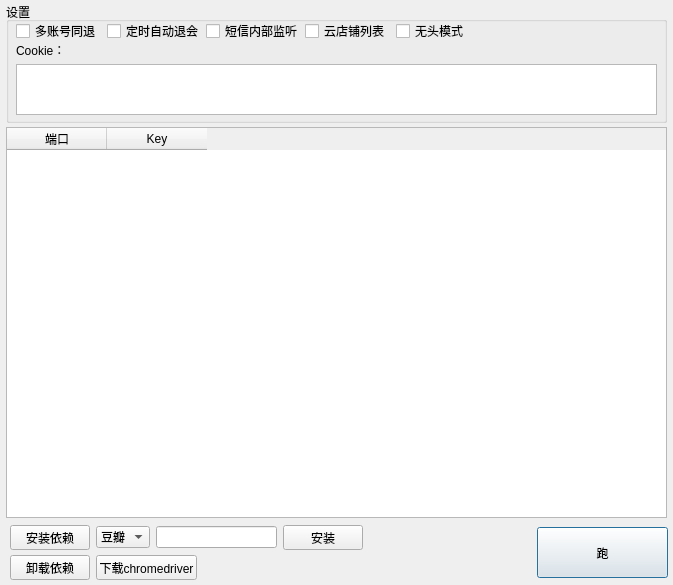
<?xml version="1.0" encoding="UTF-8"?>
<ui version="4.0">
 <author>XSC</author>
 <class>JDMCA</class>
 <widget class="QDialog" name="JDMCA">
  <property name="geometry">
   <rect>
    <x>0</x>
    <y>0</y>
    <width>673</width>
    <height>585</height>
   </rect>
  </property>
  <property name="windowTitle">
   <string>退会无脑工具</string>
  </property>
  <widget class="QPushButton" name="Btn_Run">
   <property name="geometry">
    <rect>
     <x>537</x>
     <y>527</y>
     <width>131</width>
     <height>51</height>
    </rect>
   </property>
   <property name="text">
    <string>跑</string>
   </property>
  </widget>
  <widget class="QGroupBox" name="groupBox">
   <property name="geometry">
    <rect>
     <x>6</x>
     <y>2</y>
     <width>661</width>
     <height>121</height>
    </rect>
   </property>
   <property name="title">
    <string>设置</string>
   </property>
   <widget class="QLabel" name="Cookie">
    <property name="geometry">
     <rect>
      <x>10</x>
      <y>42</y>
      <width>54</width>
      <height>12</height>
     </rect>
    </property>
    <property name="text">
     <string>Cookie：</string>
    </property>
   </widget>
   <widget class="QPlainTextEdit" name="Txt_Cookie">
    <property name="geometry">
     <rect>
      <x>10</x>
      <y>62</y>
      <width>641</width>
      <height>51</height>
     </rect>
    </property>
   </widget>
   <widget class="QWidget" name="layoutWidget">
    <property name="geometry">
     <rect>
      <x>10</x>
      <y>20</y>
      <width>453</width>
      <height>18</height>
     </rect>
    </property>
    <layout class="QHBoxLayout" name="horizontalLayout">
     <item>
      <widget class="QCheckBox" name="Chk_Muilt">
       <property name="text">
        <string>多账号同退</string>
       </property>
      </widget>
     </item>
     <item>
      <widget class="QCheckBox" name="Chk_Auto">
       <property name="whatsThis">
        <string>&lt;html&gt;&lt;head/&gt;&lt;body&gt;&lt;p&gt;开启自动退会，定时时间自己改config.yaml&lt;/p&gt;&lt;/body&gt;&lt;/html&gt;</string>
       </property>
       <property name="text">
        <string>定时自动退会</string>
       </property>
      </widget>
     </item>
     <item>
      <widget class="QCheckBox" name="Chk_LocalMsg">
       <property name="whatsThis">
        <string>&lt;html&gt;&lt;head/&gt;&lt;body&gt;&lt;p&gt;使用内建的短信接收器，不要再运行jd_wstool，否则验证码接收失败。&lt;/p&gt;&lt;/body&gt;&lt;/html&gt;</string>
       </property>
       <property name="text">
        <string>短信内部监听</string>
       </property>
      </widget>
     </item>
     <item>
      <widget class="QCheckBox" name="Chk_CloudID">
       <property name="whatsThis">
        <string>&lt;html&gt;&lt;head/&gt;&lt;body&gt;&lt;p&gt;退隐藏店铺会员卡，浏览器会出现很多“网络请求失败”，请忽略&lt;/p&gt;&lt;/body&gt;&lt;/html&gt;</string>
       </property>
       <property name="text">
        <string>云店铺列表</string>
       </property>
      </widget>
     </item>
     <item>
      <widget class="QCheckBox" name="Chk_Headless">
       <property name="whatsThis">
        <string>&lt;html&gt;&lt;head/&gt;&lt;body&gt;&lt;p&gt;不想看到浏览器的影子，就打钩。&lt;/p&gt;&lt;/body&gt;&lt;/html&gt;</string>
       </property>
       <property name="text">
        <string>无头模式</string>
       </property>
      </widget>
     </item>
    </layout>
   </widget>
  </widget>
  <widget class="QTableWidget" name="KeyTable">
   <property name="geometry">
    <rect>
     <x>6</x>
     <y>127</y>
     <width>661</width>
     <height>391</height>
    </rect>
   </property>
   <column>
    <property name="text">
     <string>端口</string>
    </property>
   </column>
   <column>
    <property name="text">
     <string>Key</string>
    </property>
   </column>
  </widget>
  <widget class="QWidget" name="layoutWidget">
   <property name="geometry">
    <rect>
     <x>10</x>
     <y>525</y>
     <width>353</width>
     <height>25</height>
    </rect>
   </property>
   <layout class="QHBoxLayout" name="horizontalLayout_2">
    <item>
     <widget class="QPushButton" name="Btn_InstallPip">
      <property name="text">
       <string>安装依赖</string>
      </property>
     </widget>
    </item>
    <item>
     <widget class="QComboBox" name="Combox_mirror">
      <item>
       <property name="text">
        <string>豆瓣</string>
       </property>
      </item>
      <item>
       <property name="text">
        <string>清华</string>
       </property>
      </item>
      <item>
       <property name="text">
        <string>腾讯</string>
       </property>
      </item>
      <item>
       <property name="text">
        <string>阿里</string>
       </property>
      </item>
     </widget>
    </item>
    <item>
     <widget class="QLineEdit" name="Txt_ModuleName"/>
    </item>
    <item>
     <widget class="QPushButton" name="Btn_InstallPip_One">
      <property name="text">
       <string>安装</string>
      </property>
     </widget>
    </item>
   </layout>
  </widget>
  <widget class="QWidget" name="">
   <property name="geometry">
    <rect>
     <x>10</x>
     <y>555</y>
     <width>187</width>
     <height>25</height>
    </rect>
   </property>
   <layout class="QHBoxLayout" name="horizontalLayout_3">
    <item>
     <widget class="QPushButton" name="Btn_unInstallPip">
      <property name="text">
       <string>卸载依赖</string>
      </property>
     </widget>
    </item>
    <item>
     <widget class="QPushButton" name="Btn_downchromedriver">
      <property name="text">
       <string>下载chromedriver</string>
      </property>
     </widget>
    </item>
   </layout>
  </widget>
 </widget>
 <tabstops>
  <tabstop>Chk_Muilt</tabstop>
  <tabstop>Chk_LocalMsg</tabstop>
  <tabstop>Chk_Auto</tabstop>
  <tabstop>Chk_CloudID</tabstop>
  <tabstop>Chk_Headless</tabstop>
  <tabstop>KeyTable</tabstop>
  <tabstop>Btn_Run</tabstop>
 </tabstops>
 <resources/>
 <connections/>
</ui>
